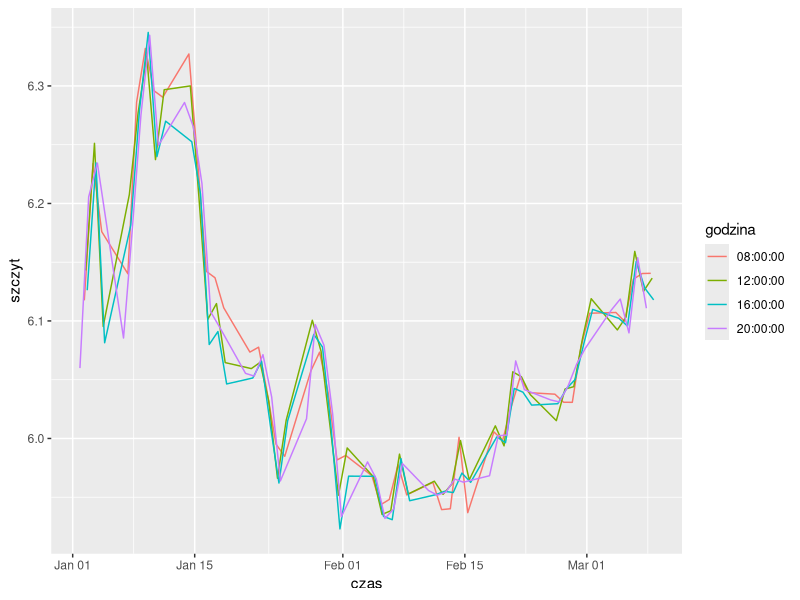
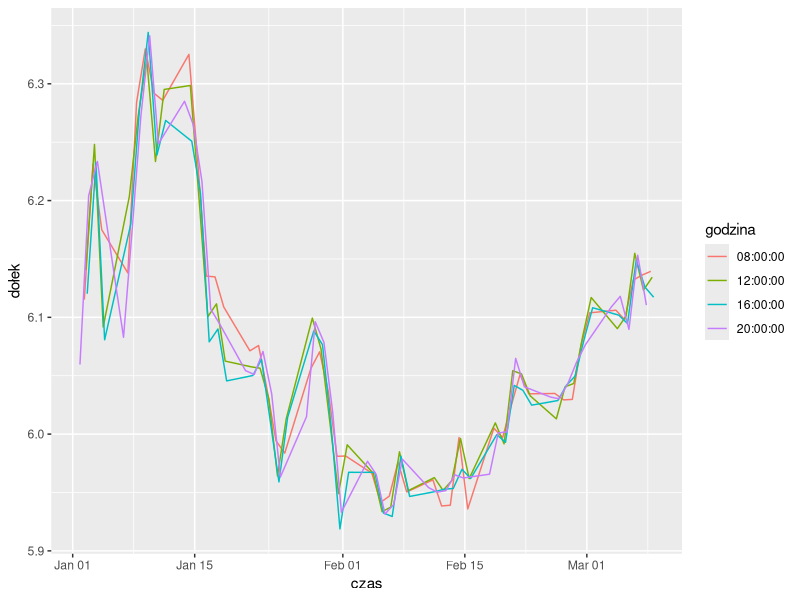
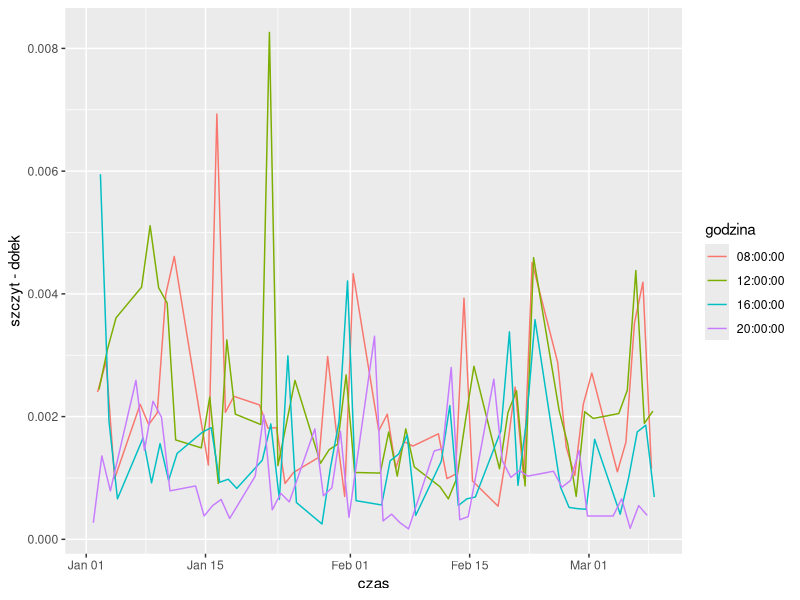
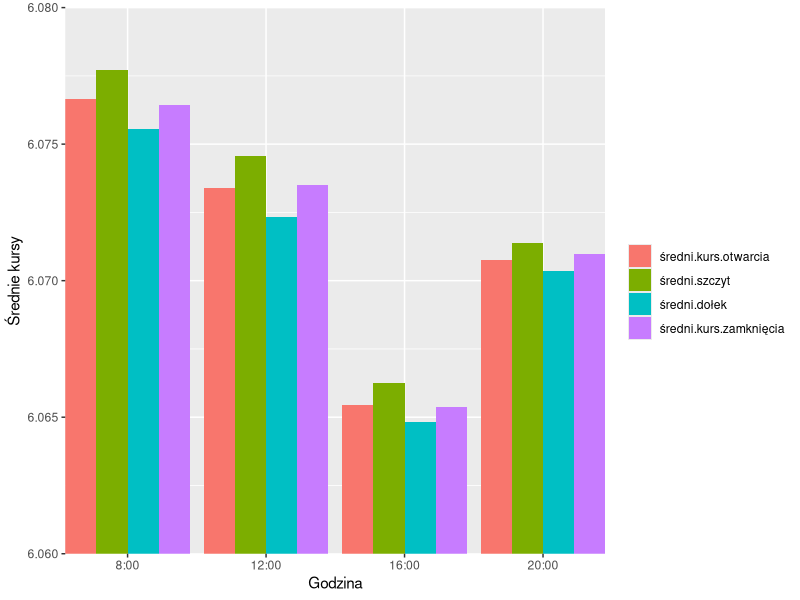
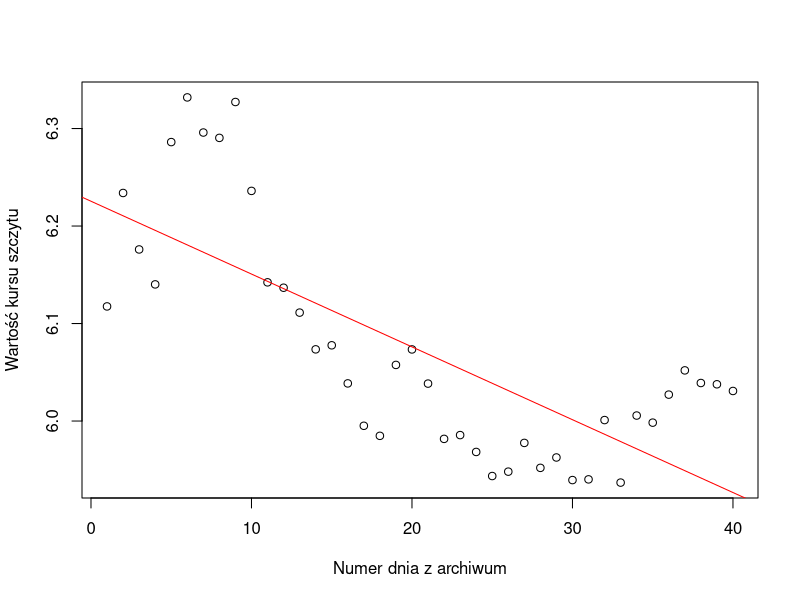
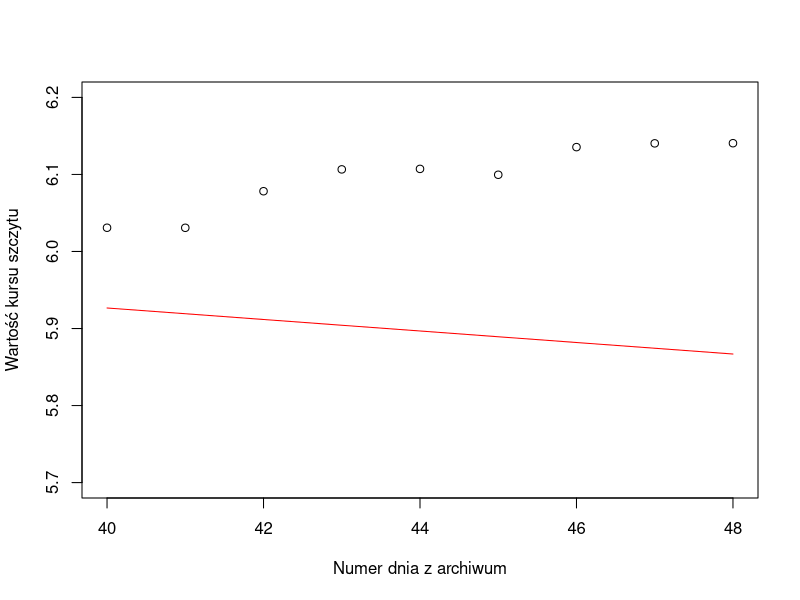
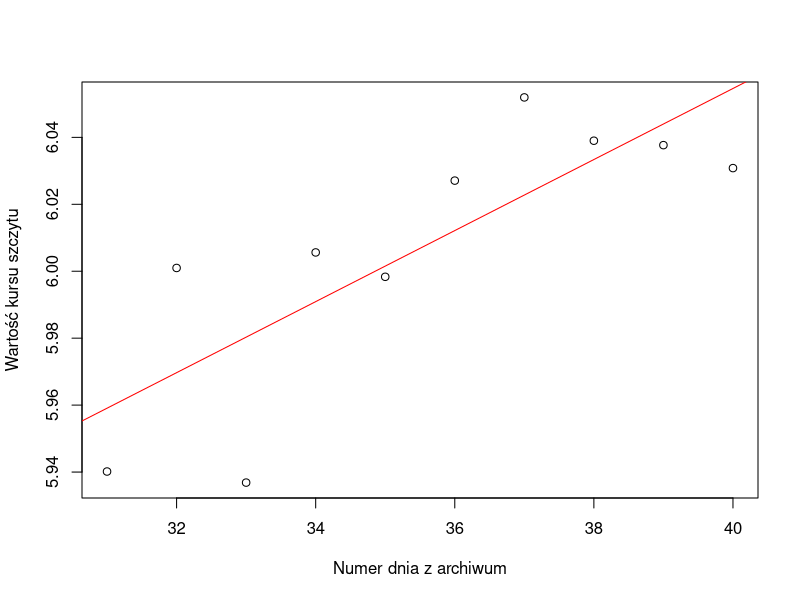
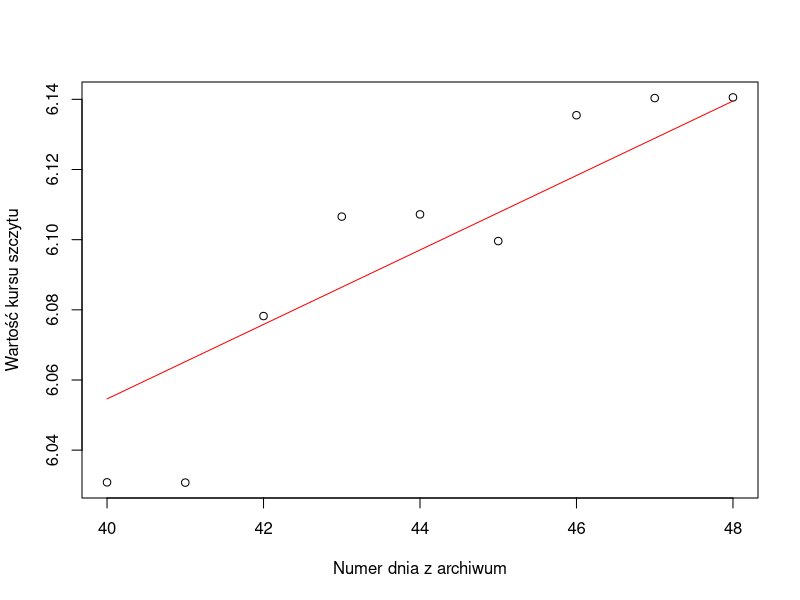

Here is the R script that generated these plots, in order:
## ---- chunk 1
knitr::opts_chunk$set(echo = TRUE)
## ---- chunk 2
library(readxl)
wczytywanie_styczen = read_excel('astanczyk-FEX-EUR-TRY.xlsx',col_names = c('czas','kurs otwarcia','szczyt', 'dołek', 'kurs zamknięcia', '0'),  sheet = 1)
wczytywanie_luty = read_excel('astanczyk-FEX-EUR-TRY.xlsx',col_names = c('czas','kurs otwarcia','szczyt', 'dołek', 'kurs zamknięcia', '0'),  sheet = 2)
wczytywanie_marzec = read_excel('astanczyk-FEX-EUR-TRY.xlsx',col_names = c('czas','kurs otwarcia','szczyt', 'dołek', 'kurs zamknięcia', '0'),  sheet = 3)
wszystkie_dane <- rbind(wczytywanie_styczen, wczytywanie_luty, wczytywanie_marzec)[1:5]
wszystkie_dane <- cbind(godzina = substr(wszystkie_dane$czas,12,19), wszystkie_dane)
head(wszystkie_dane)
## ---- chunk 3
wybrane_dane = wszystkie_dane[wszystkie_dane$godzina == "08:00:00"| wszystkie_dane$godzina == "12:00:00"| wszystkie_dane$godzina == "16:00:00"| wszystkie_dane$godzina == "20:00:00", ]
head(wybrane_dane)
## ---- chunk 4
library(ggplot2)
ggplot(wybrane_dane,aes(x = czas,y = szczyt, col = godzina)) + 
    geom_line()
ggplot(wybrane_dane,aes(x = czas,y = dołek, col = godzina)) + 
    geom_line()
## ---- chunk 5
ggplot(wybrane_dane,aes(x = czas,y = szczyt-dołek, col = godzina)) + 
    geom_line()
## ---- chunk 6
srednie_dane <- data.frame("godzina"=c("8:00", '12:00', '16:00', '20:00'), "średni kurs otwarcia"=1:4, "średni szczyt"=1:4, "średni dołek"=1:4, "średni kurs zamknięcia"=1:4)
#srednie_dane$godzina=c(8, 12, 16, 20)
i <- 3
for(i in 3:6){
srednie_dane[1,i-1] <- mean(wybrane_dane[,i][wybrane_dane$godzina == "08:00:00"])
srednie_dane[2,i-1] <- mean(wybrane_dane[,i][wybrane_dane$godzina == "12:00:00"])
srednie_dane[3,i-1] <- mean(wybrane_dane[,i][wybrane_dane$godzina == "16:00:00"])
srednie_dane[4,i-1] <- mean(wybrane_dane[,i][wybrane_dane$godzina == "20:00:00"])
i <- i+1
}
head(srednie_dane)
## ---- chunk 7
library(reshape2)
dfm <- melt(srednie_dane[c("godzina","średni.kurs.otwarcia","średni.szczyt", "średni.dołek", "średni.kurs.zamknięcia")],id.vars = 1)
ggplot(dfm,aes(x = godzina,y = value)) + 
    geom_bar(aes(fill = variable),stat = "identity",position = "dodge") +coord_cartesian(ylim = c(6.06, 6.08), expand = FALSE) +ylab("Średnie kursy") + xlab("Godzina")+scale_fill_discrete(name = "") +scale_x_discrete(limits=c("8:00","12:00","16:00", "20:00"))
## ---- chunk 8
dnie_do_prognozy <- 8
ramka_do_modelu <- wybrane_dane[wybrane_dane$godzina == "08:00:00", ]
ramka_do_modelu <- cbind("numer dnia" = 1:length(ramka_do_modelu$czas), ramka_do_modelu)
ilosc_dni <- length(ramka_do_modelu$czas)
head(ramka_do_modelu)
## ---- chunk 9
zbior_uczacy <- ramka_do_modelu[1:(ilosc_dni - dnie_do_prognozy), ]
reg <- lm(szczyt ~ `numer dnia`, zbior_uczacy)
summary(reg)
plot(zbior_uczacy$`numer dnia`, zbior_uczacy$szczyt, xlab = "Numer dnia z archiwum", ylab = "Wartość kursu szczytu")
abline(reg, col = "red")
## ---- chunk 10
zbior_testowy <- ramka_do_modelu[(ilosc_dni - dnie_do_prognozy):ilosc_dni, ]
a <- reg$coeff[2]
b <- reg$coeff[1]
plot(zbior_testowy$`numer dnia`,zbior_testowy$szczy, ylim = c(5.7, 6.2), xlab = "Numer dnia z archiwum", ylab = "Wartość kursu szczytu")
lines(zbior_testowy$`numer dnia`, a*zbior_testowy$`numer dnia`+b, col = "red")
## ---- chunk 11
sredni_blad_kwadratowy <-function(coeff1, coeff2)
    {
        return(mean((zbior_testowy$szczyt- coeff1*zbior_testowy$`numer dnia`-coeff2)^2))
    }
statystyka_Theila <- function(coeff1, coeff2)
    {
        return(sum((ramka_do_modelu$szczyt[(ilosc_dni - dnie_do_prognozy-1):(ilosc_dni-1)]- coeff1*zbior_testowy$`numer dnia`-coeff2)^2)/sum((ramka_do_modelu$szczyt[(ilosc_dni - dnie_do_prognozy-1):(ilosc_dni-1)])^2))
    }
## ---- chunk 12
sredni_blad_kwadratowy(a,b)
statystyka_Theila(a,b)
## ---- chunk 13
n <- 10
zbior_uczacy_n <- ramka_do_modelu[(ilosc_dni- n - dnie_do_prognozy+1):(ilosc_dni - dnie_do_prognozy), ]
reg_n <- lm(szczyt ~ `numer dnia`, zbior_uczacy_n)
summary(reg_n)
plot(zbior_uczacy_n$`numer dnia`, zbior_uczacy_n$szczyt, xlab = "Numer dnia z archiwum", ylab = "Wartość kursu szczytu")
abline(reg_n, col = "red")
## ---- chunk 14
zbior_testowy_n <- ramka_do_modelu[(ilosc_dni - dnie_do_prognozy):ilosc_dni, ]
c <- reg_n$coeff[2]
d <- reg_n$coeff[1]
plot(zbior_testowy_n$`numer dnia`, zbior_testowy_n$szczyt, xlab = "Numer dnia z archiwum", ylab = "Wartość kursu szczytu")
lines(zbior_testowy_n$`numer dnia`, c*zbior_testowy_n$`numer dnia`+d, col = "red")
## ---- chunk 15
sredni_blad_kwadratowy(c,d)
statystyka_Theila(c,d)
## ---- chunk 16
library(dplyr)
wybrane_dane %>%
    filter( szczyt >= 6, dołek >= 6) %>%
    mutate(`Średnia ze szczytu i dołka` = (szczyt + dołek)/2) %>%
    group_by(godzina) %>%
    summarise(średnia = mean(`Średnia ze szczytu i dołka`, na.rm = T))-> result1
head(result1)
x <- c(8,12,16,20)
plot(x, result1$średnia, xlab = "Godzina", main = "Średnia z kursów szczytu i dołka dla wybranych wartości", ylab="", type ="l", col ="blue", lwd =3)
## ---- chunk 17
wybrane_dane %>%
    filter( `kurs otwarcia` <= 6.1, `kurs zamknięcia` >= 6) %>%
    mutate(`Różnica kursów otwarcia i zamknięcia` = abs(`kurs otwarcia` - `kurs zamknięcia`), `Różnica duża` = `Różnica kursów otwarcia i zamknięcia` > 0.001) -> result2
head(result2)
plot(result2$czas, result2$`Różnica kursów otwarcia i zamknięcia`, xlab = "Data pomiaru", main = "Różnica kursów otwarcia i zamknięcia dla wybranych wartości", ylab="", type ="l", col ="blue")
## ---- chunk 18
wybrane_dane %>%
    filter( abs(`kurs otwarcia`-`kurs zamknięcia`) <= 0.0002) -> result3
head(result3)
plot(result3$czas, abs(result3$`kurs otwarcia`-result3$`kurs zamknięcia`), xlab = "Data pomiaru", main = "Różnica kursów otwarcia i zamknięcia dla tylko małych wartości", ylab="", type ="l", col ="blue")
